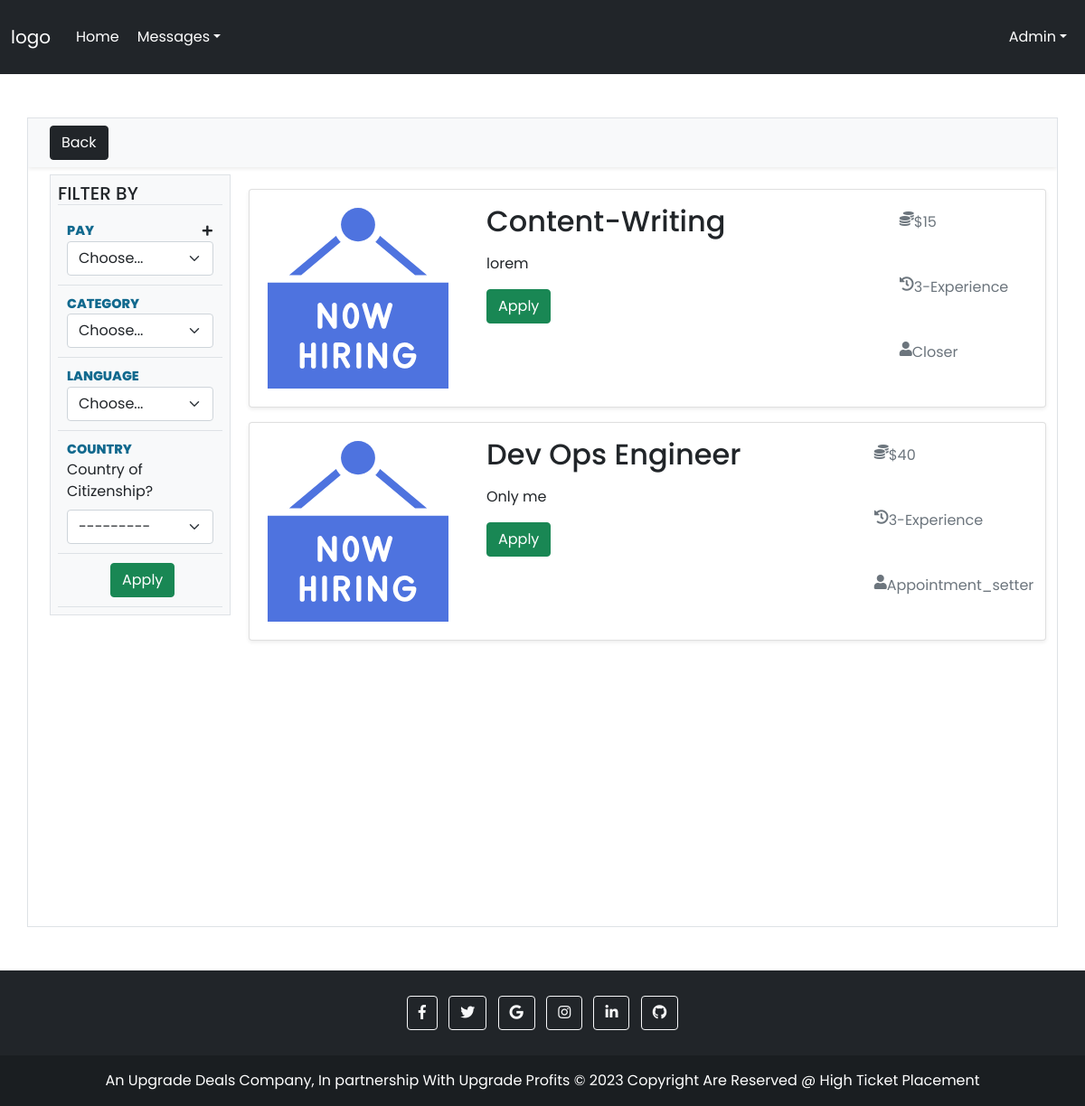
Page /jobs/ (signed in) on the earlier database version.
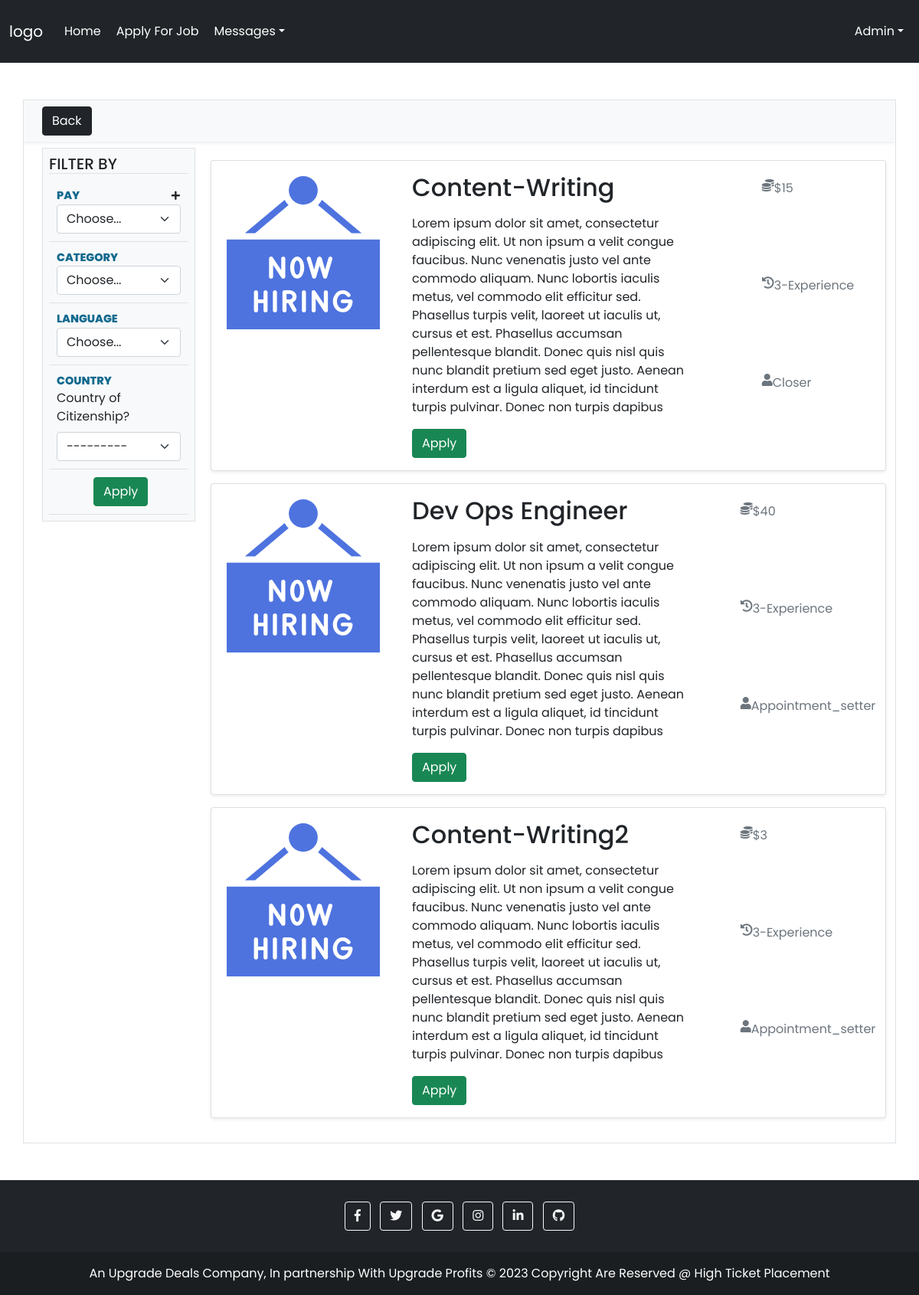
Same page on the later database version.
### index/models.py (models this page shows, shortened)
class AddVacancy(models.Model):
    user = models.ForeignKey(settings.AUTH_USER_MODEL, null=True, blank=True, on_delete=models.CASCADE)
    job_title = models.CharField(default='', max_length=250, blank=False)
    company_name = models.CharField(default='', max_length=250, blank=True)
    category = models.CharField(default='', max_length=125, choices=(('Closer', 'Closer'), ('Appointment_setter', 'Appointment_setter'), ('Closer & Appointment_setter', 'Closer & Appointment_setter')), blank=True, null=True)
    job_type = models.CharField(default='', max_length=25, choices=(('Full-time', 'Full-time'), ('Part-time', 'Part-time')), blank=True, null=True)
    pay_type = models.CharField(default='', blank=True, max_length=10, choices=(('Hourly', 'Hourly'), ('Commission', 'Commission')))
    expected_commission=models.IntegerField(default=0, blank=True)
    expected_hourly_pay=models.IntegerField(default=0, blank=True)
    job_description = RichTextField(blank=False)
    status = models.CharField(default='open', max_length=25, choices=(('open', 'open'), ('closed', 'closed')), blank=True)

### auths/decorators.py (the view)
        def wrapper_func(request, *args, **kwargs):
            if request.user.category:
                group = request.user.category
            if request.user.category is not '':
                for roles in allowed_roles:
                    if group == roles:
                        return view_func(request, *args, **kwargs)
                    else:
                        return redirect('jobs')
            else:
                return view_func(request, *args, **kwargs)

### auths/models.py (called while the page is built)
    @property
    def is_active(self):
        return self.active

### index/views.py (called while the page is built)
@allowed_user(allowed_roles=['seeker'])
def viewJobs(request):
    qs = AddVacancy.objects.all()[:5]
    form = CountryForm
    obj = Language.objects.all()
    context = {
        'qs':qs,
        'form': form,
        'obj': obj
    }
    return render(request, 'filter_job.html', context)

### templates/filter_job.html (shortened to what this page needs)
{%extends 'base.html' %}
{%load static%}
{%block links%}
<link rel="stylesheet" href="https://cdn.jsdelivr.net/npm/bootstrap@5.0.0-alpha1/dist/css/bootstrap.min.css">
<link rel="stylesheet" href="https://use.fontawesome.com/releases/v5.7.2/css/all.css">
<link rel="stylesheet" href="{%static 'css/filter.css' %}">
{%endblock links%}
{%block contents%}
<div class="container my-sm-5 border p-0 bg-sec-light">
  <div id="content">
    <div class="bg-light p-2 px-md-4 px-3 shadow-sm mb-2">
      <button class="btn btn-dark hBack" type="button">Back</button>
    </div>
  </div>
  <div class="d-sm-flex">
    <div class="me-sm-2">
      <div id="filter" class="p-2 bg-light ms-md-4 ms-sm-2 border">
        <div class="border-bottom h5 text-uppercase">Filter By</div>
        <div class="box border-bottom">
          <div class="box-label text-uppercase d-flex align-items-center">
            Pay
            <button class="btn ms-auto" type="button" data-bs-toggle="collapse" data-bs-target="#inner-box"
              aria-expanded="false" aria-controls="inner-box">
              <span class="fas fa-plus"></span>
            </button>
          </div>
          <div class="">
            <select class="form-select" id="pay" required="">
              <option selected="" disabled="" value="">Choose...</option>
            </select>
          </div>
        </div>
        <div class="box border-bottom">
          <div class="box-label text-uppercase d-flex align-items-center">
            Category
          </div>
          <div class="">
            <select class="form-select" id="category" required="">
              <option selected="" disabled="" value="">Choose...</option>
            </select>
          </div>
        </div>
        <div class="box border-bottom">
          <div class="box-label text-uppercase d-flex align-items-center">
            Language
          </div>
          <div class="">
            <select class="form-select" id="id_language" required="">
              <option selected="" disabled="" value="">Choose...</option>
            </select>
          </div>
        </div>
        <div class="box border-bottom">
          <div class="box-label text-uppercase d-flex align-items-center">
            Country
          </div>
          <div class="">
            <label for="validationCustom05" class="form-label">Country of Citizenship?</label>
            {{form.country}}
          </div>
        </div>
        <div class="box border-bottom">
          <div class="m-auto px-5">
              <button class="btn btn-success" type="button" id="filter-btn" >Apply</button>
          </div>
        </div>
      </div>
    </div>
    <div class="container mt-3 mb-3">
      {%for qs in qs%}
      <div class="card mb-3 rounded shadow-sm">
        <div class="row">
          <div class="col-md-3">
          </div>
          <div class="col-md-6 px-5">
            <h2 class="card-title mt-3">{{qs.job_title}}</h2>
            <p>{{qs.job_description|safe}}</p>
              <button class="btn btn-success mb-3" id="apply-{{qs.pk}}" data-job="{{qs.job_title}}" type="button" onclick="applyNow(`apply-{{qs.pk}}`)">Apply</button>
          </div>
          <div class="col-md-3 justify-content-center pt-4 " style="display: grid;  ">
            <div class="row">
              <p class="text-muted fs-6 text-wrap d-flex" style="font-size: initial;"><i
                  class="fa fa-coins fa-1x"></i>${{qs.expected_hourly_pay}} </p>
            </div>
            <div class="row">
              <p class="text-muted fs-6 text-wrap d-flex" style="font-size: initial;"><i
                  class="fa fa-history fa-1x"></i>3-Experience </p>
            </div>
            <div class="row">
              <p class="text-muted fs-6 text-wrap d-flex" style="font-size: initial;"><i
                  class="fa fa-user fa-1x"></i>{{qs.category}}</p>
            </div>
          </div>
        </div>
      </div>
      {%endfor%}
    </div>
  </div>
</div>
{%endblock contents%}

### templates/base.html (shortened to what this page needs)
<!DOCTYPE html>
<html lang="en">
<head>
    <link href="https://cdn.jsdelivr.net/npm/bootstrap@5.0.2/dist/css/bootstrap.min.css" rel="stylesheet">
    <link rel='stylesheet' href='https://cdn.jsdelivr.net/npm/bootstrap@5.0.0-beta1/dist/css/bootstrap.min.css'>
    <link rel='stylesheet' href='https://cdnjs.cloudflare.com/ajax/libs/font-awesome/5.15.2/css/all.min.css'>
    <link href="https://cdnjs.cloudflare.com/ajax/libs/select2/4.0.4/css/select2.min.css" rel="stylesheet" />
  <link rel="stylesheet" href="//code.jquery.com/ui/1.12.1/themes/base/jquery-ui.css">
    {%block links%}{%endblock links%}
</head>
<body>
    <div class="">
        <nav class="navbar navbar-expand-sm navbar-dark text-white bg-dark">
            <div class="container-fluid">
                <a href="#" class="navbar-brand">logo</a>
                <div id="navbarCollapse" class="collapse navbar-collapse text-white">
                    <ul class="nav navbar-nav text-white">
                        <li class="nav-item text-white">
                            <a href="#" class="nav-link text-white">Home</a>
                        </li>
                        <li class="nav-item text-white">
                            {%if request.user.category == 'client'%}
                            <a href="{%url 'add_job' %}" class="nav-link text-white">Hire</a>
                            {%elif request.user.category == 'seeker'%}
                            <a href="{%url 'jobs' %}" class="nav-link text-white">Apply For Job</a>
                            {%endif%}
                        </li>
                        <li class="nav-item dropdown text-white">
                            <a href="#" class="nav-link dropdown-toggle text-white"
                                data-bs-toggle="dropdown">Messages</a>
                        </li>
                    </ul>
                    <ul class="nav navbar-nav ms-auto justify-content-end">
                        <li class="nav-item dropdown">
                            <a href="#" class="nav-link dropdown-toggle text-white" data-bs-toggle="dropdown">{{request.user.first_name|capfirst}}</a>
                        </li>
                    </ul>
                </div>
            </div>
        </nav>
    </div>
    {%block contents%}
    {%endblock contents%}
    <footer class="bg-dark text-center text-white">
        <div class="p-4 pb-0">
            <section class="mb-4">
                <a class="btn btn-outline-light btn-floating m-1" href="#!" role="button"><i
                        class="fab fa-facebook-f"></i></a>
                <a class="btn btn-outline-light btn-floating m-1" href="#!" role="button"><i
                        class="fab fa-twitter"></i></a>
                <a class="btn btn-outline-light btn-floating m-1" href="#!" role="button"><i
                        class="fab fa-google"></i></a>
                <a class="btn btn-outline-light btn-floating m-1" href="#!" role="button"><i
                        class="fab fa-instagram"></i></a>
                <a class="btn btn-outline-light btn-floating m-1" href="#!" role="button"><i
                        class="fab fa-linkedin-in"></i></a>
                <a class="btn btn-outline-light btn-floating m-1" href="#!" role="button"><i
                        class="fab fa-github"></i></a>
            </section>
        </div>
        <div class="text-center p-3" style="background-color: rgba(0, 0, 0, 0.2);">
            An Upgrade Deals Company, In partnership With Upgrade Profits © 2023 Copyright Are Reserved @ High
            Ticket Placement
        </div>
    </footer>
</body>
</html>

Differences in the rows shown:
changed User "Admin": category empty → "seeker" (drawn)
changed AddVacancy "Content-Writing": job_description "lorem" → "Lorem ipsum dolor sit amet, consectetur adipiscing elit. Ut non ipsum a velit congue faucibus. Nunc venenatis justo vel ante commodo aliquam. Nunc lobortis iaculis metus, vel commodo elit efficitur sed. Phasellus turpis velit, laoreet ut iaculis ut, cursus et est. Phasellus accumsan pellentesque blandit. Donec quis nisl quis nunc blandit pretium sed eget justo. Aenean interdum est a ligula aliquet, id tincidunt turpis pulvinar. Donec non turpis dapibus"
changed AddVacancy "Dev Ops Engineer": job_description "Only me" → "Lorem ipsum dolor sit amet, consectetur adipiscing elit. Ut non ipsum a velit congue faucibus. Nunc venenatis justo vel ante commodo aliquam. Nunc lobortis iaculis metus, vel commodo elit efficitur sed. Phasellus turpis velit, laoreet ut iaculis ut, cursus et est. Phasellus accumsan pellentesque blandit. Donec quis nisl quis nunc blandit pretium sed eget justo. Aenean interdum est a ligula aliquet, id tincidunt turpis pulvinar. Donec non turpis dapibus"
added AddVacancy: job_title "Content-Writing2", job_description "Lorem ipsum dolor sit amet, consectetur adipiscing elit. Ut non ipsum a velit congue faucibus. Nunc venenatis justo vel ante commodo aliquam. Nunc lobortis iaculis metus, vel commodo elit efficitur sed. Phasellus turpis velit, laoreet ut iaculis ut, cursus et est. Phasellus accumsan pellentesque blandit. Donec quis nisl quis nunc blandit pretium sed eget justo. Aenean interdum est a ligula aliquet, id tincidunt turpis pulvinar. Donec non turpis dapibus", expected_hourly_pay "3", category "Appointment_setter"
Other differences:
text now shown: "Apply For Job"
